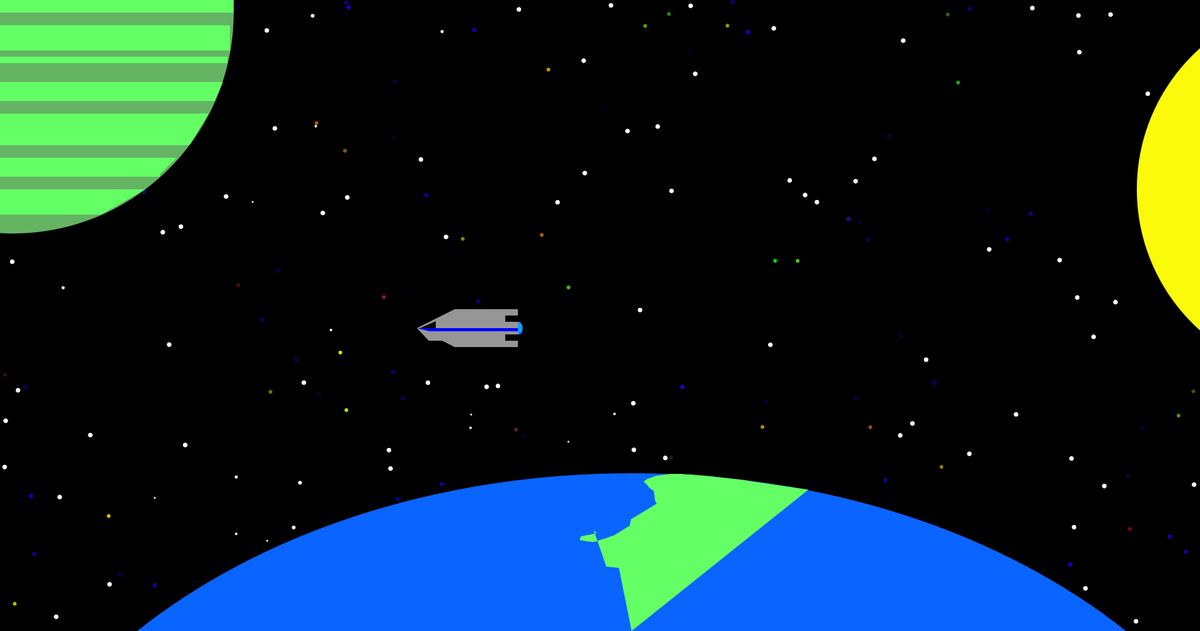
Frame 1 (no input)
Frame 60 (the mouse pressed at the canvas centre just before this capture): identical to frame 1, image omitted
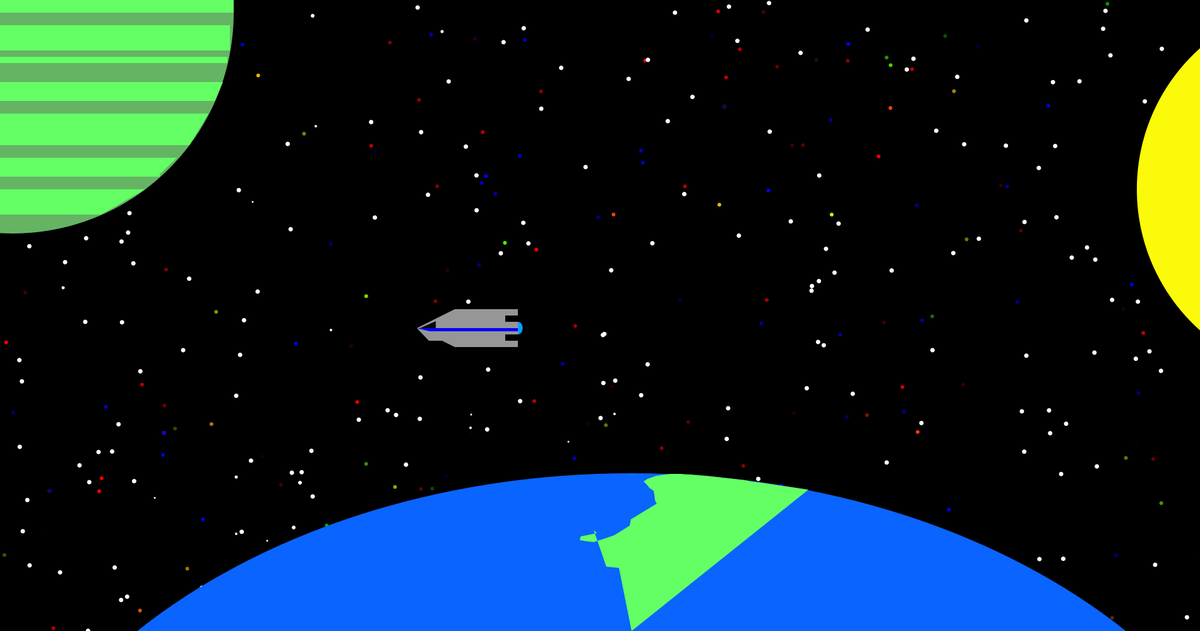
Frame 120 (the mouse held since frame 60 and released just before this capture)

The Processing sketch that drew these frames (run headless with seeded random() and noise(); from frame 60 on, the mouse is pressed at the canvas centre):

// Processing sketch: sketch_space_ahhhhhhhh
// ── sketch_space_ahhhhhhhh.pde
void setup(){
size(1900,1000);




noStroke(); 
}
void draw(){
  background(0,0,0);
//stars
randomSeed(mouseY);
for (int i=0; i < 100; i++) {
  float y = random(0, 2000);
  float x = random(0, 1000);
  float r = random(0, 255);
  fill(r,0,0);
  ellipse(y,x,4,4);
  fill(r,0,0);
  ellipse(y,x,5,5);
  fill(r,0,0);
  ellipse(y,x,6,6);
  fill(r,0,0);
  ellipse(y,x,3,3);
  fill(r,0,0);
  ellipse(y,x,2,2);
  fill(255);
}
randomSeed(mouseX);
for (int i=0; i < 100; i++) {
  float y = random(0, 2000);
  float x = random(0, 1000);
  float r = random(0, 255);
  float g = random(0,255);
  fill(r,g,0);
  ellipse(y,x,4,4);
  fill(r,g,0);
  ellipse(y,x,5,5);
  fill(r,g,0);
  ellipse(y,x,6,6);
  fill(r,g,0);
  ellipse(y,x,3,3);
  fill(r,g,0);
  ellipse(y,x,2,2);
  fill(255);
}
randomSeed(pmouseX);
for (int i=0; i < 100; i++) {
  float y = random(0, 2000);
  float x = random(0, 1000);
  
  float b = random(0,255);
  fill(0,0,b);
  ellipse(y,x,4,4);
  fill(0,0,b);
  ellipse(y,x,5,5);
  fill(0,0,b);
  ellipse(y,x,6,6);
  fill(0,0,b);
  ellipse(y,x,3,3);
  fill(0,0,b);
  ellipse(y,x,2,2);
  fill(255);
}

randomSeed(pmouseY);
for (int i=0; i < 100; i++) {
  float y = random(0, 2000);
  float x = random(0, 1000);
  ellipse(y,x,1,1);
}
randomSeed(mouseX);
for (int i=0; i < 100; i++) {
  float y = random(0, 2000);
  float x = random(0, 1000);
  ellipse(y,x,7,7);
}
randomSeed(mouseY);
for (int i=0; i < 100; i++) {
  float y = random(0, 2000);
  float x = random(0, 1000);
  ellipse(y,x,3,3);
}

randomSeed(pmouseY);
for (int i=0; i < 100; i++) {
  float y = random(0, 2000);
  float x = random(0, 1000);
  ellipse(y,x,4,4);
}

randomSeed(pmouseX);
for (int i=0; i < 100; i++) {
  float y = random(0, 2000);
  float x = random(0, 1000);
  ellipse(y,x,5,5);
}
randomSeed(mouseY);
for (int i=0; i < 100; i++) {
  float y = random(0, 2000);
  float x = random(0, 1000);
  ellipse(y,x,6,6);
}
randomSeed(mouseX);
for (int i=0; i < 100; i++) {
  float y = random(0, 2000);
  float x = random(0, 1000);
  ellipse(y,x,2,2);
}
randomSeed(pmouseX);
for (int i=0; i < 100; i++) {
  float y = random(0, 2000);
  float x = random(0, 1000);
  ellipse(y,x,1,1);
}
randomSeed(pmouseY);
for (int i=0; i < 100; i++) {
  float y = random(0, 2000);
  float x = random(0, 1000);
  ellipse(y,x,7,7);
}
ellipse(700,50,5,5);
ellipse(900,700,3,3);
ellipse(500,200,4,4);
ellipse(400,320,3,3);
ellipse(465,836,6,6);
ellipse(374,846,4,4);
ellipse(374,756,5,5);
ellipse(746,657,3,3);
ellipse(524,523,4,4);
ellipse(423,857,3,3);
ellipse(152,74,4,4);
ellipse(475,765,6,6);
ellipse(745,678,4,4);
ellipse(478,896,7,7);
ellipse(245,789,3,3);
ellipse(100,456,5,5);
ellipse(495,25,6,6);
ellipse(529,875,7,7);
ellipse(973,656,4,4);

//sun
fill(250,250,10);
ellipse(2100,300,600,600);
//big planet under the ship
fill(10,100,255);
ellipse(1000,1500,2100,1500);
fill(100,255,100);
beginShape();
vertex(1000,1000);
vertex(980,900);
vertex(970,899);
vertex(960,898);
vertex(940,840);
vertex(945,845);
vertex(920,850);
vertex(919,851);
vertex(918,856);
vertex(930,858);
vertex(940,859);
vertex(956,854);
vertex(973,848);
vertex(997,833);
vertex(999,823);
vertex(1040,798);
vertex(1039,797);
vertex(1038,795);
vertex(1037,792);
vertex(1036,784);
vertex(1035,778);
vertex(1028,773);
vertex(1025,769);
vertex(1019,763);
vertex(1025,759);
vertex(1039,754);
vertex(1047,753);
vertex(1054,752);
vertex(1062,751);
vertex(1064,751);
vertex(1070,751);
vertex(1078,751);
vertex(1080,751.2);
vertex(1084,751.6);
vertex(1089,751.8);
vertex(1095,752.1);
vertex(1100,752.6);
vertex(1120,754.2);
vertex(1150,757.6);
vertex(1180,761);
vertex(1190,763);
vertex(1200,764.2);
vertex(1270,774.5);
vertex(1280,776);

endShape();
//gas gisant
fill(100,180,100);
ellipse(20,20,700,700);
fill(100,300,100);
rect(0,0,370,20);
rect(0,40,364,40);
rect(0,90,360,10);
rect(0,130,340,30);
triangle(340,130,353,130,340,160);
rect(0,180,300,50);
triangle(300,180,330,180,300,230);
rect(0,250,253,30);
triangle(250,250,250,279,280,250);
rect(0,300,160,40);
triangle(160,300,230,300,160,340);
//space ship
fill(150,150,150);
rect(700,500,100,40);
rect(720,490,100,10);
rect(720,540,100,10);
triangle(700,500,720,500,720,490);
triangle(700,540,720,540,720,550);
triangle(700,500,700,520,660,520);
triangle(660,520,679,520,679,540);
rect(679,520,21,20);
fill(10,160,255);
ellipse(820,520,15,20);
fill(150);
rect(800,510,20,20);
fill(10,10,10);
triangle(690,509,690,520,665,520);
fill(0,0,255);
rect(680,520,140,5);
triangle(680,520,680,525,660,520);
}
